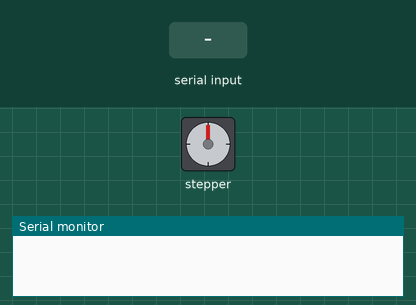
This sketch was run on a simulated Arduino Uno, built with avr-gcc and run on an emulated ATmega328P. Parts: stepper motor, the last lines printed to the serial monitor. The test bench sets the inputs (shaded band). Stepper angles assume 2048 steps per turn.

Above: at 1.2 s.
1.3 s: "30,150\n" received over Serial
At 2.5 s:
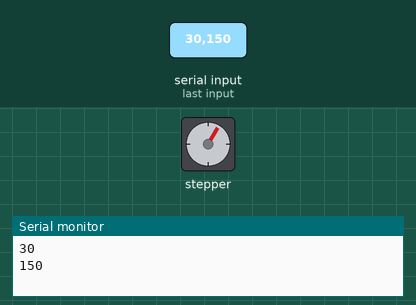
3.1 s: "90,45\n" received over Serial
At 4.5 s:
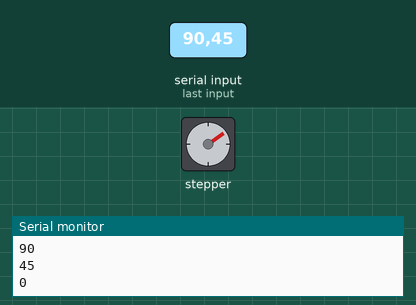
4.8 s: "200\n" received over Serial
At 6.3 s:
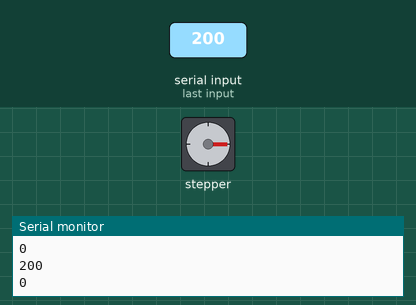
6.6 s: "90\n" received over Serial
At 7.4 s:
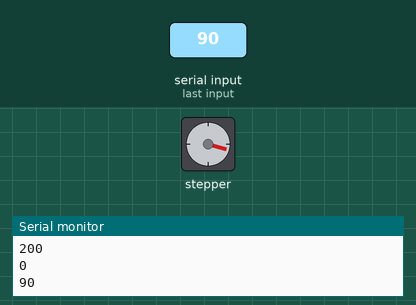
8.2 s: "90,45\n" received over Serial
At 9.6 s:
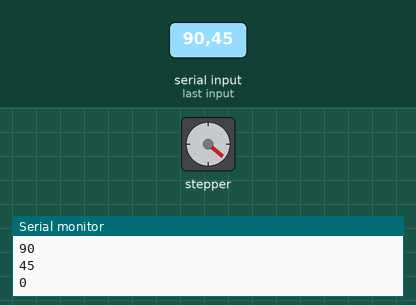
9.9 s: "30,150\n" received over Serial
At 11.4 s:
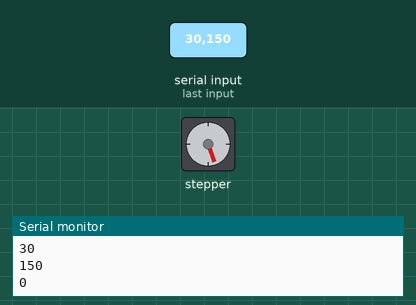
Timing chart, 0 to 12.7 s (numbered marks = the images above; inputs shaded):
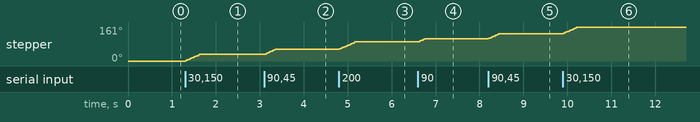

The sketch:

sketch_jan04a.ino
```cpp
// Arduino stepper motor control code
#include <Stepper.h> // Include the header file

#define STEPS 32


Stepper stepper(STEPS, 8, 10, 9, 11);
int val = 0;
void setup() {
  Serial.begin(9600);
  stepper.setSpeed(1000);
}
void loop() {
  if (Serial.available()>0)
  {
    val = Serial.parseInt();
    stepper.step(val);
    Serial.println(val); //for debugging
  }

}
```

Measured:
- after the input at 1.3 s, stepper: turns 31° clockwise in 0.32 s, starting at once
- after the input at 3.1 s, stepper: turns 24° clockwise in 0.25 s, starting at once
- after the input at 4.8 s, stepper: turns 35° clockwise in 0.36 s, starting at once
- after the input at 6.6 s, stepper: turns 16° clockwise in 0.15 s, starting at once
- after the input at 8.2 s, stepper: turns 24° clockwise in 0.25 s, starting at once
- after the input at 9.9 s, stepper: turns 31° clockwise in 0.32 s, starting at once
